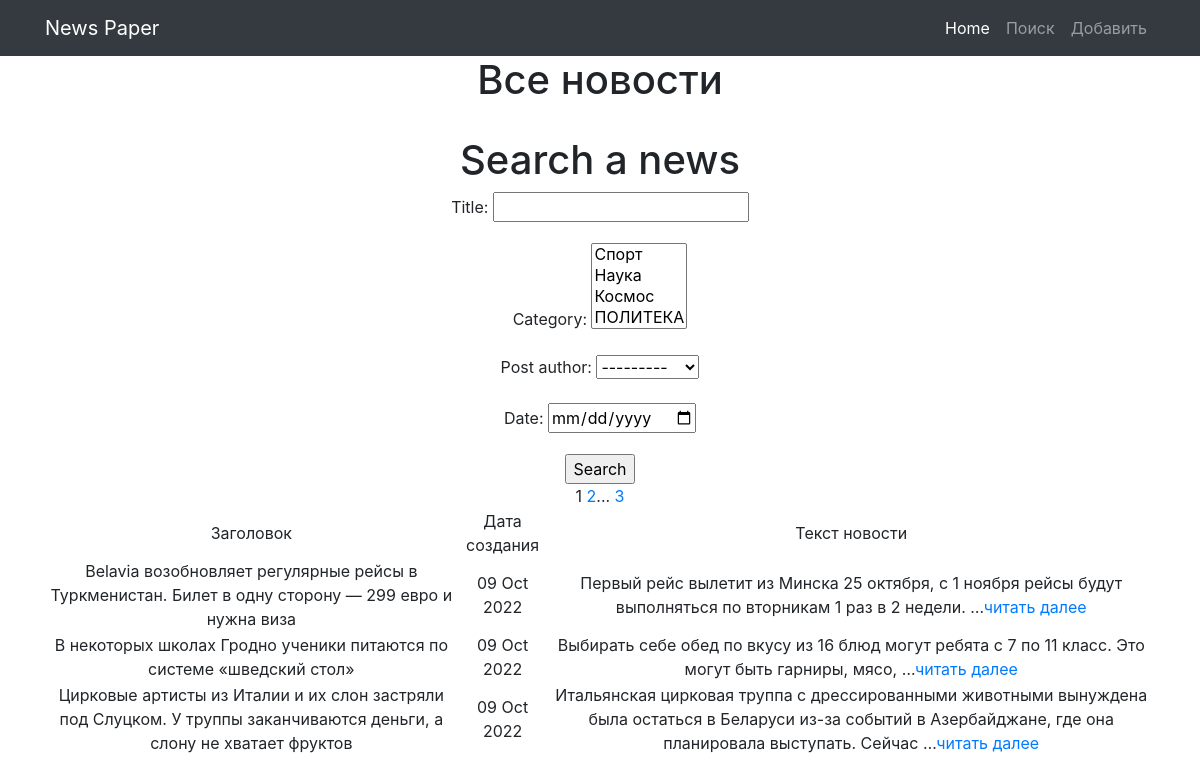
/news/search, run on the app's committed database.
### news/models.py (models this page shows, shortened)
class Post(models.Model):
    created = models.DateTimeField(auto_now_add=True)
    category = models.ManyToManyField(Category, through='PostCategory')
    title = models.CharField(max_length=255)
    text = models.TextField()
    rating = models.FloatField(default=0.0)
    post_author = models.ForeignKey(Author,on_delete=models.CASCADE)
    news = 'NW'
    article = 'AT'
    choice_post = [
        (news, 'Новость'),
        (article, 'Статья'),
    ]
    type = models.CharField(max_length = 2,
                            choices = choice_post,
                            default = news
                            )

### news/views.py (the view)
# urls.py: path('search', PostSearch.as_view(), name='post_search'),
class PostSearch(ListView):
    model = Post
    ordering = '-created'
    template_name = 'PostSearch.html'
    context_object_name = 'post'
    paginate_by = 3
    def get_queryset(self):
        queryset = super().get_queryset()
        self.filterset = PostFilter(self.request.GET, queryset)
        return self.filterset.qs
    def get_context_data(self, **kwargs):
        context = super().get_context_data(**kwargs)
        context['filterset'] = self.filterset
        return context

### news/models.py (called while the page is built)
    def __str__(self):
        return self.category_name

    def __str__(self):
        return f'{self.author_user.username} {self.rating}'

### news/templatetags/custom_filters.py (called while the page is built)
@register.filter()
def censor(value):
    new_string = []
    badword_list = ['жопа', 'вареники', 'промышленность', 'сыр', 'ученый', 'коронавирус']
    splited_text = value.split(' ')
    for word in splited_text:
        if word in badword_list:
            new_string.append(word[0]+(len(word)-1)*'*')
        else:
            new_string.append(word)
    value = ' '.join(new_string)
    return value

### templates/PostSearch.html (shortened to what this page needs)
{% extends 'flatpages/default.html' %}
{% block content %}
{% load custom_filters %}
{% load custom_tags %}
<h1>Все новости</h1>
    <br>
    <h1>Search a news</h1>
    <form action=""  method="get">
        {{ filterset.form.as_p }}
        <input type="submit" value="Search">
    </form>
    {% if post %}
           <table>
           <tr>
               <td>Заголовок</td>
               <td>Дата создания</td>
               <td>Текст новости</td>
           </tr>
        {% for p in post %}
               <tr>
               <td>{{ p.title }}</td>
               <td>{{ p.created | date:'d M Y' }}</td>
               <td>{{ p.text|truncatewords:20|censor }}<a href="{{p.id}}">читать далее</a></td></td>
               </tr>
         {% endfor %}
    {% else %}
        <h2>Новостей нет!</h2>
    {% endif %}
   {% if page_obj.has_next %}
       <a href="?page={{ page_obj.next_page_number }}">{{ page_obj.next_page_number }}</a>
       {% if paginator.num_pages != page_obj.next_page_number %}
           <a href="?page={{ page_obj.paginator.num_pages }}">{{ page_obj.paginator.num_pages }}</a>
       {% endif %}
   {% endif %}
{% endblock content %}

### data on the page
Post: title "Belavia возобновляет регулярные рейсы в Туркменистан. Билет в одну сторону — 299 евро и нужна виза", created "09 Oct 2022", text|censor "Первый рейс вылетит из Минска 25 октября, с 1 ноября рейсы будут выполняться по вторникам 1 раз в 2 недели. …"
Post: title "В некоторых школах Гродно ученики питаются по системе «шведский стол»", created "09 Oct 2022", text|censor "Выбирать себе обед по вкусу из 16 блюд могут ребята с 7 по 11 класс. Это могут быть гарниры, мясо, …"
Post: title "Цирковые артисты из Италии и их слон застряли под Слуцком. У труппы заканчиваются деньги, а слону не хватает фруктов", created "09 Oct 2022", text|censor "Итальянская цирковая труппа с дрессированными животными вынуждена была остаться в Беларуси из-за событий в Азербайджане, где она планировала выступать. Сейчас …"

### other printed values
{{ page_obj.next_page_number }} "2"
{{ page_obj.paginator.num_pages }} "3"
